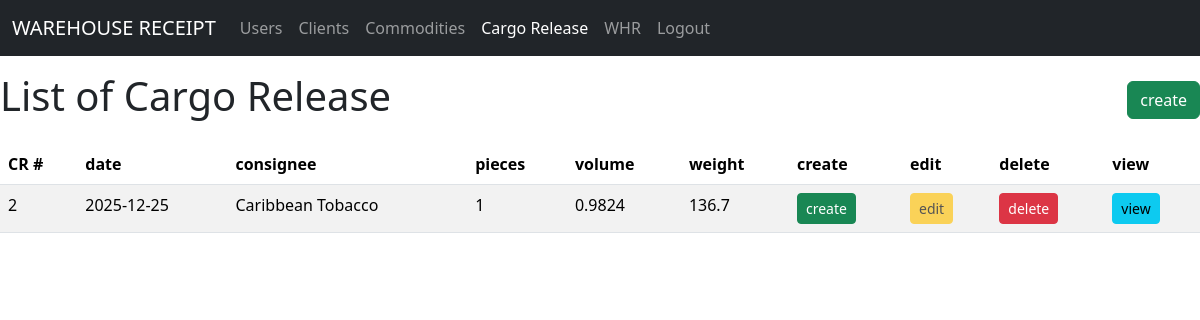
/cr/ (signed in), run on the app's committed database.
### models/cr_model.py (models this page shows, shortened)
class CargoRelease(db.Model):
    __tablename__ = "cargo_releases"
    id        = db.Column(db.Integer, primary_key=True)
    cr_number = db.Column(db.String(50), nullable=False, unique=True)
    date      = db.Column(db.Date, nullable=False)
    consignee_id = db.Column(db.Integer, db.ForeignKey('clients.id'), nullable=False)
    consignee    = db.relationship('Client')
    items = db.relationship(
        "CargoReleaseItem",
        back_populates="cargo_release",
        cascade="all, delete-orphan"
    )
    @property
    def total_pieces(self):
        return sum(i.pieces for i in self.items)
    @property
    def total_volume(self):
        return sum(float(i.volume) for i in self.items)
    @property
    def total_weight(self):
        return sum(float(i.weight) for i in self.items)
    @staticmethod
    def get_all():
        return CargoRelease.query.all()
    def delete(self):
        db.session.delete(self)
        db.session.commit()

class CargoReleaseItem(db.Model):
    __tablename__ = "cargo_release_items"
    id       = db.Column(db.Integer, primary_key=True)
    cr_id    = db.Column(db.Integer, db.ForeignKey('cargo_releases.id'), nullable=False)
    whr_id   = db.Column(db.Integer, db.ForeignKey('whrs.id'), nullable=False)
    pieces   = db.Column(db.Integer, nullable=False)
    volume   = db.Column(db.Float(11, 4), nullable=False)   # m³
    weight   = db.Column(db.Float(11, 2), nullable=False)   # kg
    days_in_wh = db.Column(db.Integer, nullable=False)
    cargo_release = db.relationship("CargoRelease", back_populates="items")
    whr           = db.relationship("WHR")

### models/client_model.py (models this page shows, shortened)
class Client(db.Model):
    __tablename__="clients"
    id=db.Column(db.Integer, primary_key=True)
    name=db.Column(db.String(80),nullable=False)
    email=db.Column(db.String(100),nullable=False)
    address=db.Column(db.String(100),nullable=False)
    phone=db.Column(db.String(20),nullable=False)

### controllers/cr_controller.py (the view)
@cr_bp.route("/")
@login_required
def index():
    crs = CargoRelease.get_all()
    return cr_view.list(crs)

### run.py (called while the page is built)
@app.context_processor
def inject_active_path():
    def is_active(path):
        return 'active' if request.path == path else ''
    return dict(
        is_active=is_active,
        logged_in=('user_id' in session),
        current_user=session.get('username')
    )

### views/cr_view.py (called while the page is built)
def list(crs):
    return render_template("cr/index.html", crs=crs)

### templates/cr/index.html (shortened to what this page needs)
{% extends 'base.html' %}
{% block content %}
<div class="d-flex justify-content-between align-items-center mt-3 mb-3">
  <h1>List of Cargo Release</h1>
  <a href="{{ url_for('cr.create') }}" class="btn btn-success">create</a>
</div>
<table class="table table-striped">
  <thead>
    <tr>
      <th>CR #</th>
      <th>date</th>
      <th>consignee</th>
      <th>pieces</th>
      <th>volume</th>
      <th>weight</th>
      <th>create</th>
      <th>edit</th>
      <th>delete</th>
      <th>view</th>
    </tr>
  </thead>
  <tbody>
  {% for item in crs %}
    <tr>
      <td>{{ item.cr_number }}</td>
      <td>{{ item.date }}</td>
      <td>{{ item.consignee.name }}</td>
      <td>{{ item.total_pieces }}</td>
      <td>{{ item.total_volume | round(4) }}</td>
      <td>{{ item.total_weight | round(2) }}</td>
      <td>
        <a href="{{ url_for('cr.create') }}" class="btn btn-success btn-sm">create</a>
      </td>
      <td>
        <button class="btn btn-warning btn-sm" disabled>edit</button>
      </td>
      <td>
        <a href="{{ url_for('cr.delete', id=item.id) }}"
           class="btn btn-danger btn-sm"
           onclick="return confirm('Delete this Cargo Release?');">
          delete
        </a>
      </td>
      <td>
        <a href="{{ url_for('cr.view', id=item.id) }}" class="btn btn-info btn-sm">view</a>
      </td>
    </tr>
  {% endfor %}
  </tbody>
</table>
{% endblock %}

### data on the page
CargoRelease: cr_number "2", date "2025-12-25", consignee.name "Caribbean Tobacco", total_pieces "1", total_volume "0.9824", total_weight "136.7"
